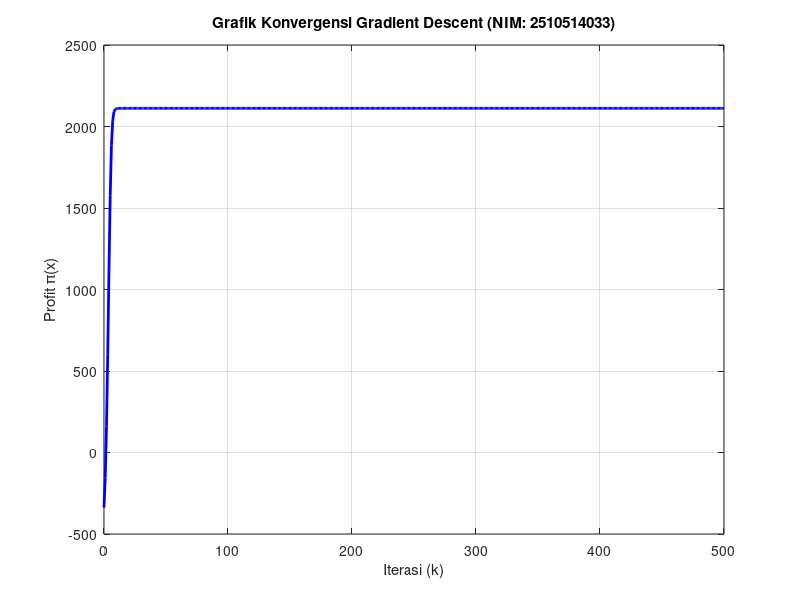
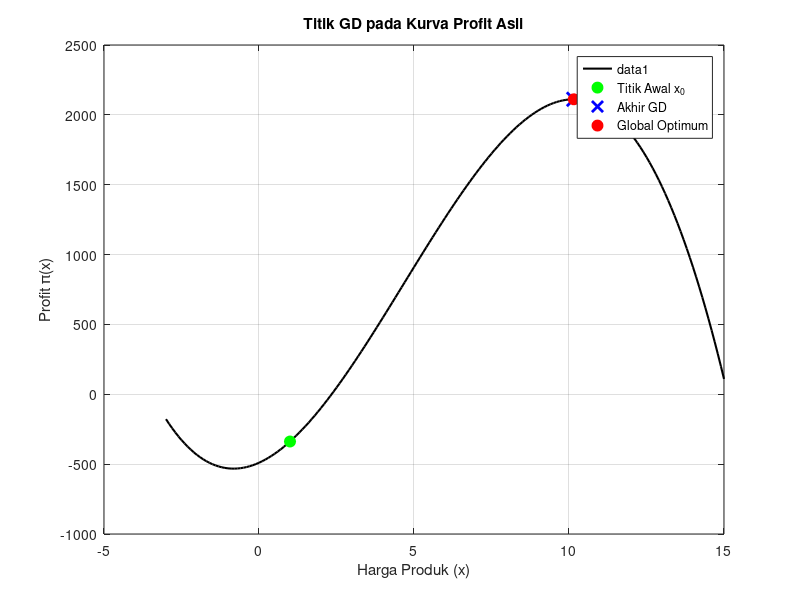
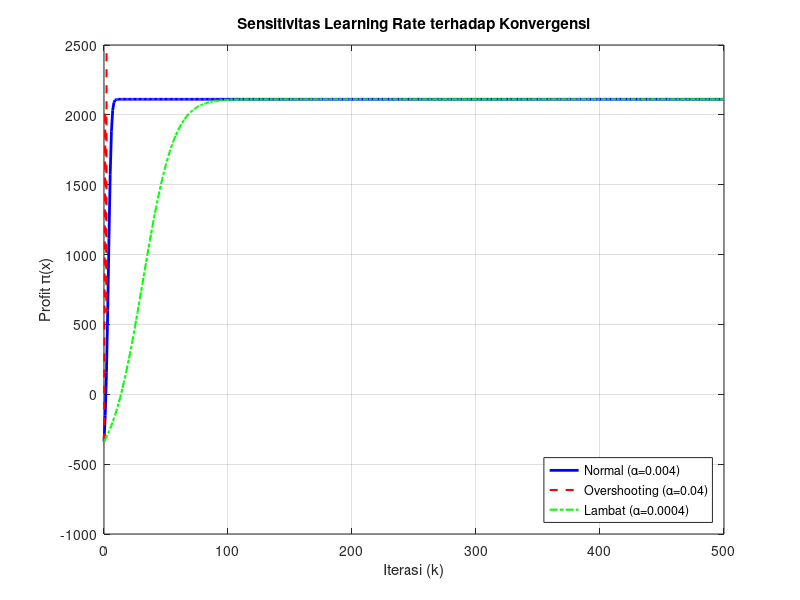

Recreate these plots in MATLAB, in order.
% =======================================================================
% UTS Matematika Sains Data Semester Genap 2025/2026
% Soal 6 Optimasi Harga Produk Via Gradient Descent Manual
%
% Nama : Daffa
% NIM  : 2510514033
% Parameter: N=33, a=3, b=3, K=7, theta0=105, alpha=0.004
% Tanggal: 2026-04-26
% =======================================================================
clc; clear; close all;

% Parameter Personalisasi
a = 3; b = 3; K = 7;
alpha = 0.004;

% Definisi Fungsi dan Turunannya (Anonim)
% pi(x) = -4x^3 + 56x^2 + 100x - 490
pi_func = @(x) -4*x.^3 + 56*x.^2 + 100*x - 490;
dpi_func = @(x) -12*x.^2 + 112*x + 100;

% Parameter Gradient Descent
iter_max = 500;
x0 = 1; % Titik awal
x_opt = 10.1540; % Solusi Analitik Global Optimum

% === 6.e Implementasi Gradient Descent (Normal) ===
x_history = zeros(1, iter_max+1);
pi_history = zeros(1, iter_max+1);

x_history(1) = x0;
pi_history(1) = pi_func(x0);

for k = 1:iter_max
    % Gradient Ascent (karena kita mencari maksimum profit)
    x_history(k+1) = x_history(k) + alpha * dpi_func(x_history(k));
    pi_history(k+1) = pi_func(x_history(k+1));
end

% Plot Konvergensi 1: Kurva Profit vs Iterasi
figure('Name', 'Konvergensi Gradient Descent');
plot(0:iter_max, pi_history, 'b-', 'LineWidth', 2);
title('Grafik Konvergensi Gradient Descent (NIM: 2510514033)');
xlabel('Iterasi (k)');
ylabel('Profit \pi(x)');
grid on;


% Plot Fungsi Asli dengan Titik Evaluasi
figure('Name', 'Lanskap Fungsi Profit');
x_vals = -3:0.1:15;
plot(x_vals, pi_func(x_vals), 'k-', 'LineWidth', 1.5); hold on;
plot(x0, pi_func(x0), 'go', 'MarkerFaceColor', 'g', 'MarkerSize', 8, 'DisplayName', 'Titik Awal x_0');
plot(x_history(end), pi_history(end), 'bx', 'MarkerSize', 10, 'LineWidth', 2, 'DisplayName', 'Akhir GD');
plot(x_opt, pi_func(x_opt), 'ro', 'MarkerFaceColor', 'r', 'MarkerSize', 8, 'DisplayName', 'Global Optimum');
title('Titik GD pada Kurva Profit Asli');
xlabel('Harga Produk (x)'); ylabel('Profit \pi(x)');
legend('Location', 'best'); grid on; hold off;

% === 6.f Analisis Sensitivitas (Learning Rate) ===
alpha_besar = 10 * alpha; % 0.04
alpha_kecil = 0.1 * alpha; % 0.0004

pi_history_besar = zeros(1, iter_max+1); pi_history_besar(1) = pi_func(x0);
pi_history_kecil = zeros(1, iter_max+1); pi_history_kecil(1) = pi_func(x0);
x_b = x0; x_k = x0;

for k = 1:iter_max
    % GD dengan Alpha Terlalu Besar
    x_b = x_b + alpha_besar * dpi_func(x_b);
    pi_history_besar(k+1) = pi_func(x_b);
    
    % GD dengan Alpha Terlalu Kecil
    x_k = x_k + alpha_kecil * dpi_func(x_k);
    pi_history_kecil(k+1) = pi_func(x_k);
end

% Plot Ketiga Kurva Konvergensi Bersama
figure('Name', 'Analisis Sensitivitas Learning Rate');
plot(0:iter_max, pi_history, 'b-', 'LineWidth', 2, 'DisplayName', ['Normal (\alpha=', num2str(alpha), ')']); hold on;
plot(0:iter_max, pi_history_besar, 'r--', 'LineWidth', 1.5, 'DisplayName', ['Overshooting (\alpha=', num2str(alpha_besar), ')']);
plot(0:iter_max, pi_history_kecil, 'g-.', 'LineWidth', 1.5, 'DisplayName', ['Lambat (\alpha=', num2str(alpha_kecil), ')']);
title('Sensitivitas Learning Rate terhadap Konvergensi');
xlabel('Iterasi (k)'); ylabel('Profit \pi(x)');
% Membatasi axis-Y agar lonjakan ekstrem tidak merusak visual
ylim([-1000, 2500]); 
legend('Location', 'southEast'); grid on; hold off;

disp('Semua plot Soal 6 telah disimpan. Analisis Fenomena:');
disp('Alpha besar (0.04) menyebabkan fenomena OVERSHOOTING / DIVERGENSI.');
disp('Alpha kecil (0.0004) menyebabkan VANISHING GRADIENT / KONVERGENSI SANGAT LAMBAT.');
